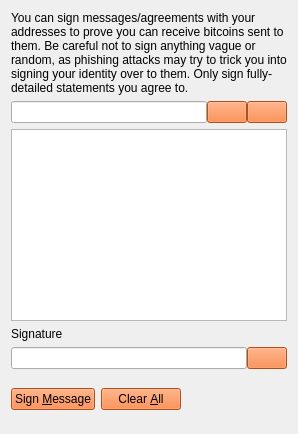
     <widget class="QWidget" name="tabSignMessage">
      <attribute name="title">
       <string>&amp;Sign Message</string>
      </attribute>
      <layout class="QVBoxLayout" name="verticalLayout_SM">
       <item>
        <widget class="QLabel" name="infoLabel_SM">
         <property name="text">
          <string>You can sign messages/agreements with your addresses to prove you can receive bitcoins sent to them. Be careful not to sign anything vague or random, as phishing attacks may try to trick you into signing your identity over to them. Only sign fully-detailed statements you agree to.</string>
         </property>
         <property name="textFormat">
          <enum>Qt::PlainText</enum>
         </property>
         <property name="wordWrap">
          <bool>true</bool>
         </property>
        </widget>
       </item>
       <item>
        <layout class="QHBoxLayout" name="horizontalLayout_1_SM">
         <property name="spacing">
          <number>0</number>
         </property>
         <item>
          <widget class="QValidatedLineEdit" name="addressIn_SM">
           <property name="toolTip">
            <string>The UOU address to sign the message with</string>
           </property>
          </widget>
         </item>
         <item>
          <widget class="QPushButton" name="addressBookButton_SM">
           <property name="toolTip">
            <string>Choose previously used address</string>
           </property>
           <property name="styleSheet">
            <string notr="true">background-color:#f57026;
color:#fff;</string>
           </property>
           <property name="text">
            <string/>
           </property>
           <property name="icon">
            <iconset resource="../bitcoin.qrc">
             <normaloff>:/icons/address-book</normaloff>:/icons/address-book</iconset>
           </property>
           <property name="shortcut">
            <string>Alt+A</string>
           </property>
           <property name="autoDefault">
            <bool>false</bool>
           </property>
          </widget>
         </item>
         <item>
          <widget class="QPushButton" name="pasteButton_SM">
           <property name="toolTip">
            <string>Paste address from clipboard</string>
           </property>
           <property name="styleSheet">
            <string notr="true">background-color:#f57026;</string>
           </property>
           <property name="text">
            <string/>
           </property>
           <property name="icon">
            <iconset resource="../bitcoin.qrc">
             <normaloff>:/icons/editpaste</normaloff>:/icons/editpaste</iconset>
           </property>
           <property name="shortcut">
            <string>Alt+P</string>
           </property>
           <property name="autoDefault">
            <bool>false</bool>
           </property>
          </widget>
         </item>
        </layout>
       </item>
       <item>
        <widget class="QPlainTextEdit" name="messageIn_SM">
         <property name="toolTip">
          <string>Enter the message you want to sign here</string>
         </property>
        </widget>
       </item>
       <item>
        <widget class="QLabel" name="signatureLabel_SM">
         <property name="text">
          <string>Signature</string>
         </property>
         <property name="textFormat">
          <enum>Qt::PlainText</enum>
         </property>
        </widget>
       </item>
       <item>
        <layout class="QHBoxLayout" name="horizontalLayout_2_SM">
         <property name="spacing">
          <number>0</number>
         </property>
         <item>
          <widget class="QLineEdit" name="signatureOut_SM">
           <property name="font">
            <font>
             <pointsize>-1</pointsize>
            </font>
           </property>
           <property name="readOnly">
            <bool>true</bool>
           </property>
          </widget>
         </item>
         <item>
          <widget class="QPushButton" name="copySignatureButton_SM">
           <property name="toolTip">
            <string>Copy the current signature to the system clipboard</string>
           </property>
           <property name="styleSheet">
            <string notr="true">background-color:#f57026;</string>
           </property>
           <property name="text">
            <string/>
           </property>
           <property name="icon">
            <iconset resource="../bitcoin.qrc">
             <normaloff>:/icons/editcopy</normaloff>:/icons/editcopy</iconset>
           </property>
           <property name="autoDefault">
            <bool>false</bool>
           </property>
          </widget>
         </item>
        </layout>
       </item>
       <item>
        <layout class="QHBoxLayout" name="horizontalLayout_3_SM">
         <item>
          <widget class="QPushButton" name="signMessageButton_SM">
           <property name="toolTip">
            <string>Sign the message to prove you own this UOU address</string>
           </property>
           <property name="styleSheet">
            <string notr="true">background-color:#f57026;</string>
           </property>
           <property name="text">
            <string>Sign &amp;Message</string>
           </property>
           <property name="icon">
            <iconset resource="../bitcoin.qrc">
             <normaloff>:/icons/edit</normaloff>:/icons/edit</iconset>
           </property>
           <property name="autoDefault">
            <bool>false</bool>
           </property>
          </widget>
         </item>
         <item>
          <widget class="QPushButton" name="clearButton_SM">
           <property name="toolTip">
            <string>Reset all sign message fields</string>
           </property>
           <property name="styleSheet">
            <string notr="true">background-color:#f57026;</string>
           </property>
           <property name="text">
            <string>Clear &amp;All</string>
           </property>
           <property name="icon">
            <iconset resource="../bitcoin.qrc">
             <normaloff>:/icons/remove</normaloff>:/icons/remove</iconset>
           </property>
           <property name="autoDefault">
            <bool>false</bool>
           </property>
          </widget>
         </item>
         <item>
          <spacer name="horizontalSpacer_1_SM">
           <property name="orientation">
            <enum>Qt::Horizontal</enum>
           </property>
           <property name="sizeHint" stdset="0">
            <size>
             <width>40</width>
             <height>48</height>
            </size>
           </property>
          </spacer>
         </item>
         <item>
          <widget class="QLabel" name="statusLabel_SM">
           <property name="font">
            <font>
             <pointsize>-1</pointsize>
            </font>
           </property>
           <property name="text">
            <string/>
           </property>
           <property name="wordWrap">
            <bool>true</bool>
           </property>
          </widget>
         </item>
         <item>
          <spacer name="horizontalSpacer_2_SM">
           <property name="orientation">
            <enum>Qt::Horizontal</enum>
           </property>
           <property name="sizeHint" stdset="0">
            <size>
             <width>40</width>
             <height>48</height>
            </size>
           </property>
          </spacer>
         </item>
        </layout>
       </item>
      </layout>
     </widget>
